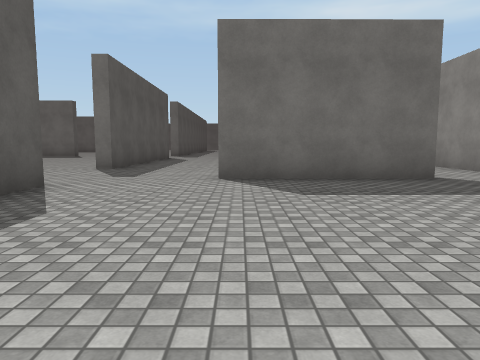
[1] (above)

23 first-person views from a walk through a 3-D level made in the Unity game engine. The camera is 1.3 m above the floor, tilts 6° down and sees 70° across. Doors are open. The floor is counted in squares, 2 m on a side. Each view is taken from the middle of a square. On the plan, view 1 faces up. The plan holds only what a view shows up to about 10 squares ahead; the rest is blank. The place goes on beyond the plan. The player is left out. Surface patterns are stand-ins for the level's own textures.

[2]
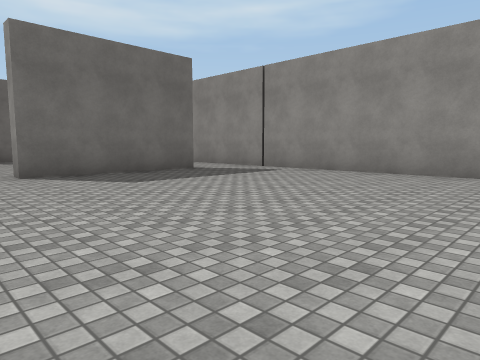

[3]
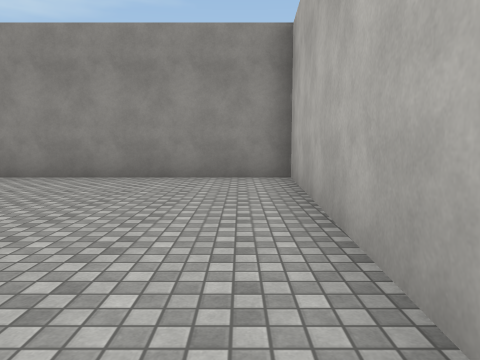

[4]
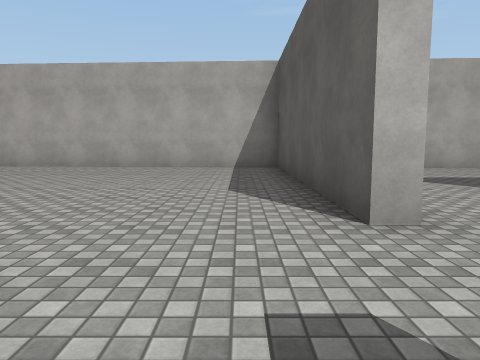

[5]
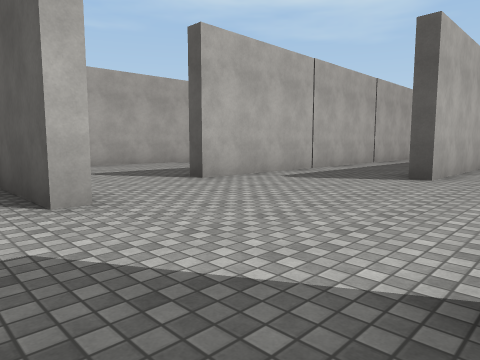

[6]
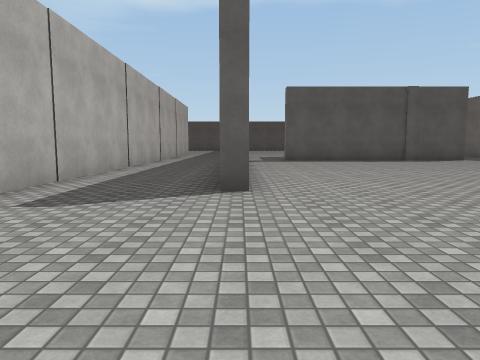

[7]
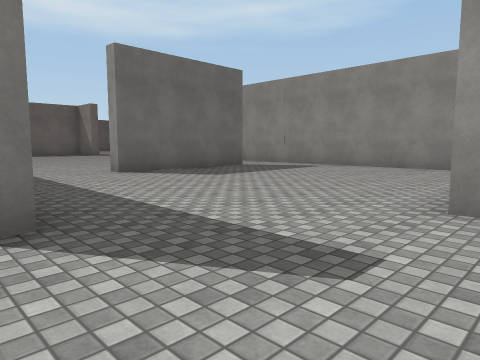

[8]
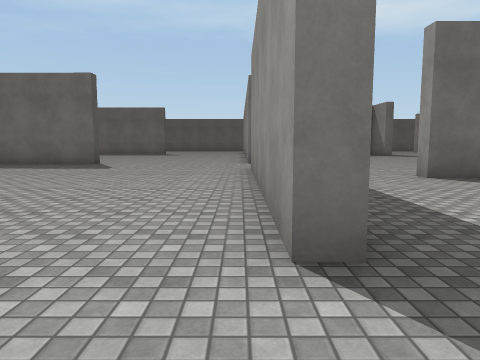

[9]
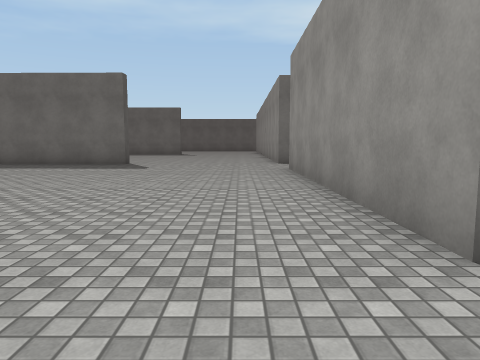

[10]
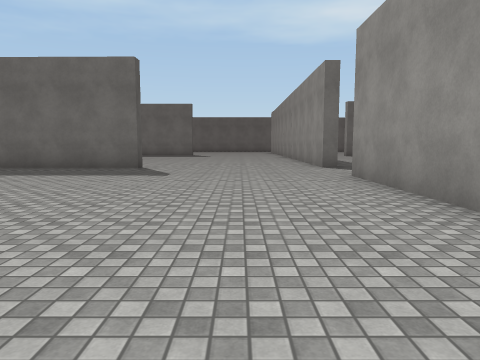

[11]
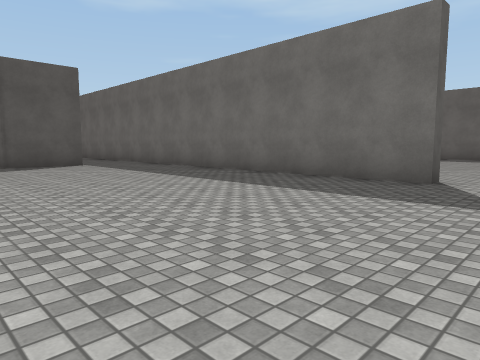

[12]
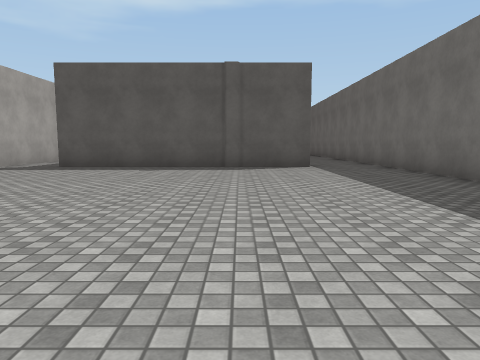

[13]
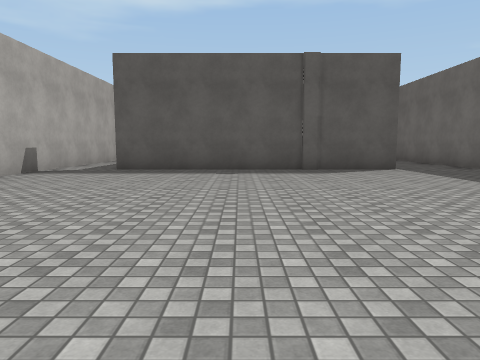

[14]
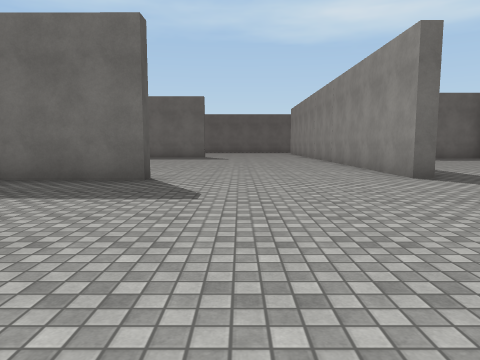

[15]
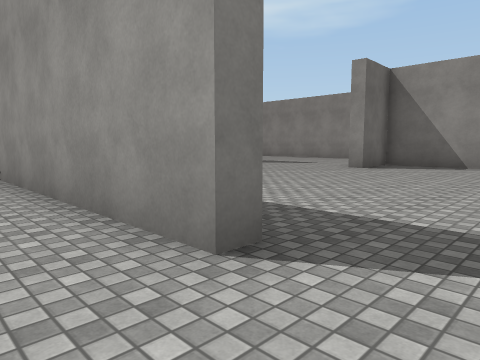

[16]
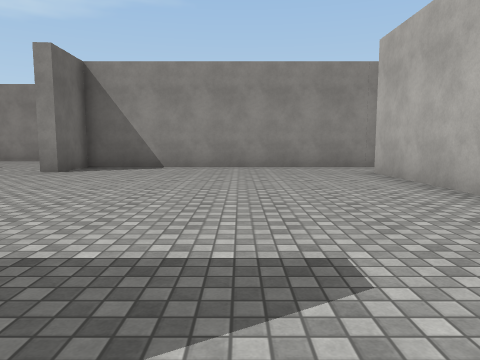

[17]
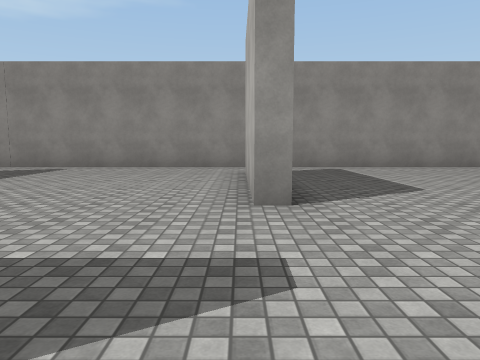

[18]
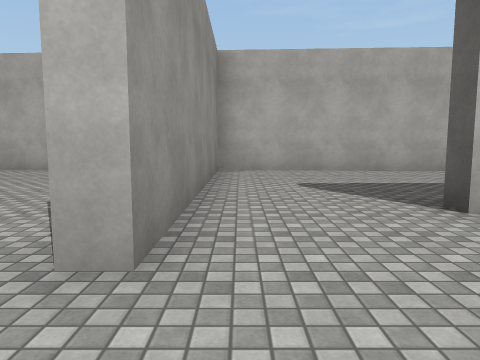

[19]
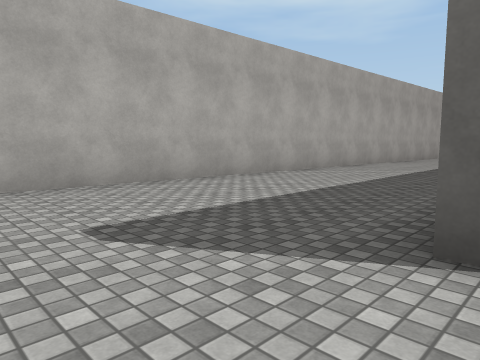

[20]
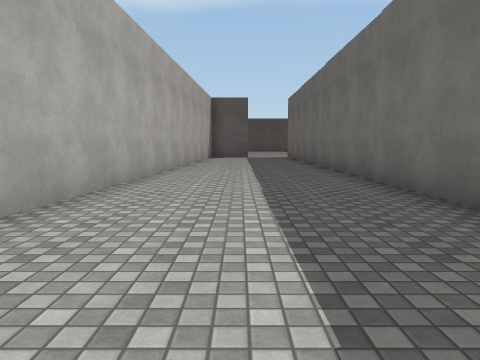

[21]
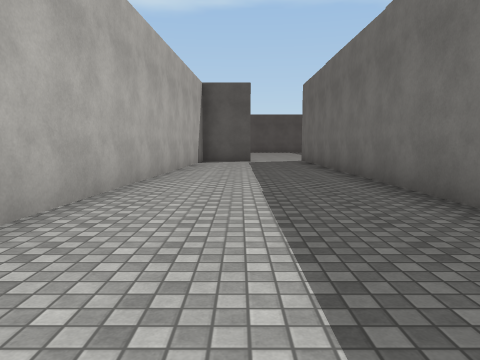

[22]
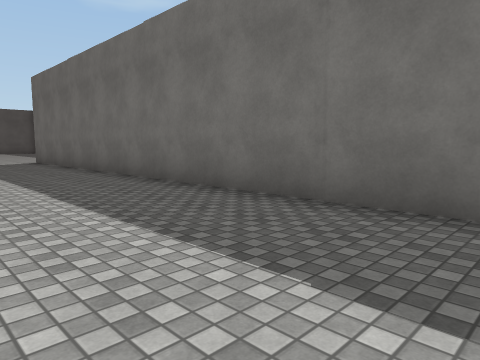

[23]
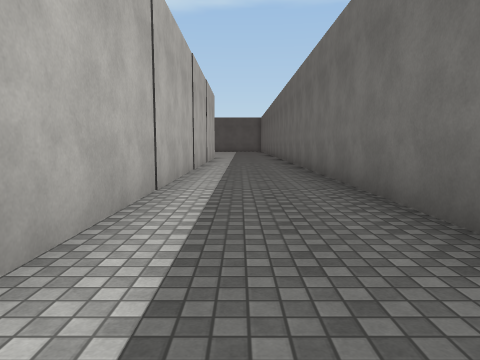

### Floor plan
Points are (right, up) in squares from view 1. A wall is a line through its corners. A room is listed if a view was taken in it or the views show most of it. See-through windows are left out.
Room 1 (views 1, 2, 3)
walls: (3.7, 6.6) (-0.4, 6.6) (-0.4, 6.9); (-3, 5.3) (-3, -1.5) (5.7, -2) (5.7, 7.4)
ways out: opening at (-1.3, 6) to room 2; opening at (4.5, 7) to room 3
Room 2 (views 4, 6, 7, 8, 9, 10, 11, 12, 13, 14, 15, 16, 17, 18, 19, 20, 21, 22, 23)
walls: (-12.6, 7.1) (-8.7, 7.1) (-8.7, 6.6); (-11.4, 6.6) (-19.1, 6.6); (-8.7, 18.6) (-8.7, 18.1) (-19.1, 18.2); (-3.3, 8.8) (-3.7, 8.8) (-3.7, 15.9); (-11.4, 3.4) (-22.5, 3.4); (-17.8, 16) (-17.8, 8.8); (-3.2, 18.5) (-3.7, 18.5) (-3.7, 22.5); (-19.1, 7.1) (-15.9, 7.1); (0.3, 13.9) (3.8, 14); (-19.1, 3.8) (-6.1, 3.9) (-6.1, 3.4); (-3.5, -1.2) (-3.5, 5.3) (-3, 5.3); (5.7, 14.6) (5.7, 21.3) (3.9, 21.2) (3.9, 21.7); (-22.2, -0.5) (-3.4, -1.5)
ways out: opening at (-1.3, 6) to room 1; opening at (-1.5, 14) to room 3; opening at (-1, 8.7) to room 3; opening at (4.5, 14) to room 3; opening at (-19, 8)
Room 3 (view 5)
walls: (2.8, 13.6) (-0.5, 13.5) (-0.5, 14); (5.7, 7.4) (5.7, 14.6); (-3.3, 10.1) (-3.3, 8.8)
ways out: opening at (4.5, 7) to room 1; opening at (-1.5, 14) to room 2; opening at (-1, 8.7) to room 2; opening at (4.5, 14) to room 2

Positions as (right, up) in squares from view 1, and headings:
1: (0, 0), facing up
2: (-2, -1), facing up-right
3: (-1, -1), facing right
4: (-2, 8), facing down
5: (-2, 9), facing down-left
6: (-4, 7), facing left
7: (-4, 6), facing up-right
8: (-4, 7), facing up
9: (-5, 7), facing up
10: (-6, 9), facing up
11: (-7, 12), facing up-left
12: (-8, 14), facing left
13: (-9, 12), facing left
14: (-7, 12), facing up
15: (-5, 17), facing up-right
16: (-4, 17), facing right
17: (-4, 7), facing right
18: (-4, 7), facing down
19: (-4, 4), facing down-left
20: (-8, 1), facing left
21: (-12, 1), facing left
22: (-12, 0), facing up-left
23: (-9, 5), facing left
